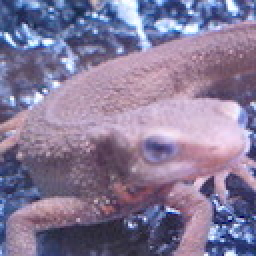
#> input picture assets/imori.jpg, 128 x 128 px, found by its file name (shown 2 times larger)
$ python edge_detection.py
#> lines starting #> are read from the running program, lines starting #| are printed output that depends on the picture
"""
边缘检测相关问题：
11. 微分滤波 - 使用3x3微分滤波器进行边缘检测
12. Sobel滤波 - 使用Sobel算子进行边缘检测
13. Prewitt滤波 - 使用Prewitt算子进行边缘检测
14. Laplacian滤波 - 使用Laplacian算子进行边缘检测
15. 浮雕效果 - 使用差分和偏移实现浮雕效果
16. 边缘检测 - 综合多种边缘检测方法
"""

import cv2
import numpy as np

def differential_filter(img_path, kernel_size=3):
    """
    问题11：微分滤波
    使用3x3微分滤波器进行边缘检测

    参数:
        img_path: 输入图像路径
        kernel_size: 滤波器大小，默认为3

    返回:
        边缘检测结果
    """
#> called with img_path = '../images/imori.jpg', kernel_size = 3
    # 读取图像
    img = cv2.imread(img_path)
#> img is the input picture: shape (128, 128, 3); mean B, G, R 152.8, 121.8, 134.1
    if img is None:
        raise ValueError(f"无法读取图像: {img_path}")

    # 转换为灰度图
    gray = cv2.cvtColor(img, cv2.COLOR_BGR2GRAY)
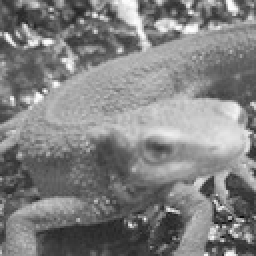
#> gray: shape (128, 128) (shown 2 times larger); min 11, max 254, mean 129

    # 获取图像尺寸
    h, w = gray.shape
#> h = 128; w = 128

    # 创建输出图像
    result = np.zeros_like(gray)

    # 计算填充大小
    pad = kernel_size // 2

    # 对图像进行填充
    padded = np.pad(gray, ((pad, pad), (pad, pad)), mode='edge')
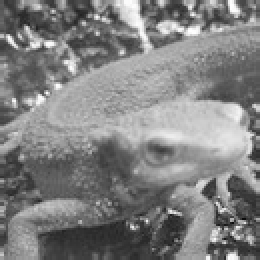
#> padded: shape (130, 130) (shown 2 times larger); min 11, max 254, mean 128.5

    # 手动实现微分滤波
    for y in range(h):
        for x in range(w):
            # 提取当前窗口
            window = padded[y:y+kernel_size, x:x+kernel_size]

            # 计算x方向和y方向的差分
            dx = window[1, 2] - window[1, 0]
            dy = window[2, 1] - window[0, 1]

            # 计算梯度幅值
            result[y, x] = np.sqrt(dx*dx + dy*dy)
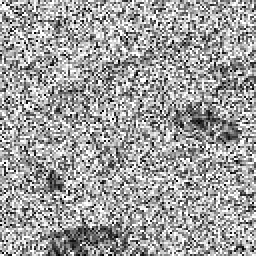
#> result: shape (128, 128) (shown 2 times larger); min 0, max 15, mean 9.4; drawn with min black and max white

    # 归一化到0-255
    result = np.clip(result, 0, 255).astype(np.uint8)

    return result

# [246 lines left out: functions sobel_filter, prewitt_filter, laplacian_filter, emboss_effect, edge_detection, not called in this run]

def main(problem_id=11):
    """
    主函数，通过problem_id选择要运行的问题

    参数:
        problem_id: 问题编号，默认为11
    """
    input_path = "../images/imori.jpg"

    if problem_id == 11:
        result = differential_filter(input_path)
        output_path = "../images/answer_11.jpg"
        title = "微分滤波"
    elif problem_id == 12:
        result = sobel_filter(input_path)
        output_path = "../images/answer_12.jpg"
        title = "Sobel滤波"
    elif problem_id == 13:
        result = prewitt_filter(input_path)
        output_path = "../images/answer_13.jpg"
        title = "Prewitt滤波"
    elif problem_id == 14:
        result = laplacian_filter(input_path)
        output_path = "../images/answer_14.jpg"
        title = "Laplacian滤波"
    elif problem_id == 15:
        result = emboss_effect(input_path)
        output_path = "../images/answer_15.jpg"
        title = "浮雕效果"
    elif problem_id == 16:
        result = edge_detection(input_path)
        output_path = "../images/answer_16.jpg"
        title = "边缘检测"
    else:
        print(f"问题 {problem_id} 不存在")
        return

    # 保存结果
    cv2.imwrite(output_path, result)

    # 显示结果
    cv2.imshow(title, result)
    cv2.waitKey(0)
    cv2.destroyAllWindows()

if __name__ == "__main__":
    import sys
    problem_id = int(sys.argv[1]) if len(sys.argv) > 1 else 11
    main(problem_id)

$ run again, with assets/1.jpg copied over assets/imori.jpg
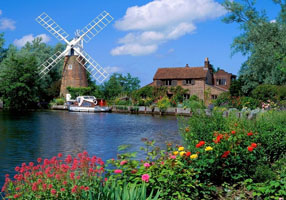
#> input picture assets/1.jpg, 286 x 200 px, found by its file name
#> in differential_filter, img is the input picture: shape (200, 286, 3); mean B, G, R 112.6, 108.2, 82.1
#> in differential_filter, `padded = np.pad(gray, ((pad, pad), (pad, pad)), mode='edge')`:
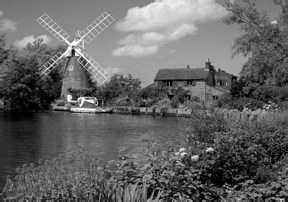
#> padded: shape (202, 288); min 0, max 255, mean 100.8
#> after the loop in differential_filter, `for y in range(h):`:
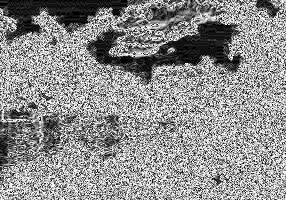
#> result: shape (200, 286); min 0, max 15, mean 8.37; drawn with min black and max white
